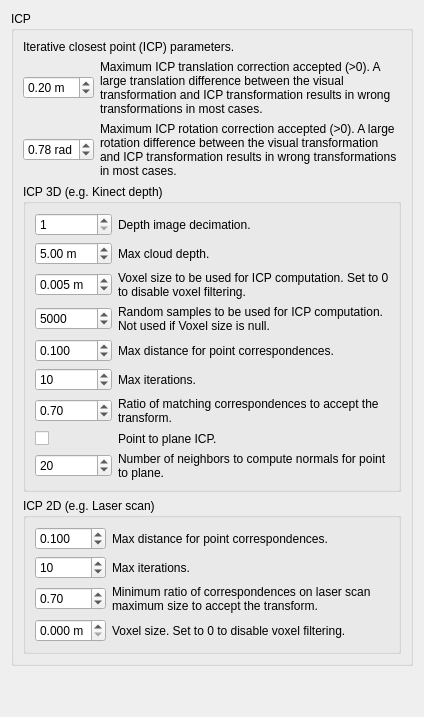
               <widget class="QWidget" name="page_27">
                <layout class="QVBoxLayout" name="verticalLayout_52">
                 <item>
                  <widget class="QGroupBox" name="groupBox_icp2">
                   <property name="title">
                    <string>ICP</string>
                   </property>
                   <layout class="QVBoxLayout" name="verticalLayout_20">
                    <item>
                     <widget class="QLabel" name="label_7">
                      <property name="text">
                       <string>Iterative closest point (ICP) parameters.</string>
                      </property>
                     </widget>
                    </item>
                    <item>
                     <layout class="QGridLayout" name="gridLayout_48" columnstretch="0,1">
                      <item row="0" column="0">
                       <widget class="QDoubleSpinBox" name="globalDetection_icpMaxTranslation">
                        <property name="suffix">
                         <string> m</string>
                        </property>
                        <property name="decimals">
                         <number>2</number>
                        </property>
                        <property name="maximum">
                         <double>1.000000000000000</double>
                        </property>
                        <property name="singleStep">
                         <double>0.010000000000000</double>
                        </property>
                        <property name="value">
                         <double>0.200000000000000</double>
                        </property>
                       </widget>
                      </item>
                      <item row="0" column="1">
                       <widget class="QLabel" name="label_51">
                        <property name="text">
                         <string>Maximum ICP translation correction accepted (&gt;0). A large translation difference between the visual transformation and ICP transformation results in wrong transformations in most cases.</string>
                        </property>
                        <property name="wordWrap">
                         <bool>true</bool>
                        </property>
                       </widget>
                      </item>
                      <item row="1" column="1">
                       <widget class="QLabel" name="label_55">
                        <property name="text">
                         <string>Maximum ICP rotation correction accepted (&gt;0). A large rotation difference between the visual transformation and ICP transformation results in wrong transformations in most cases.</string>
                        </property>
                        <property name="wordWrap">
                         <bool>true</bool>
                        </property>
                       </widget>
                      </item>
                      <item row="1" column="0">
                       <widget class="QDoubleSpinBox" name="globalDetection_icpMaxRotation">
                        <property name="suffix">
                         <string> rad</string>
                        </property>
                        <property name="decimals">
                         <number>2</number>
                        </property>
                        <property name="maximum">
                         <double>3.140000000000000</double>
                        </property>
                        <property name="singleStep">
                         <double>0.010000000000000</double>
                        </property>
                        <property name="value">
                         <double>0.780000000000000</double>
                        </property>
                       </widget>
                      </item>
                     </layout>
                    </item>
                    <item>
                     <widget class="QGroupBox" name="groupBox_loopClosure_icp3">
                      <property name="title">
                       <string>ICP 3D (e.g. Kinect depth)</string>
                      </property>
                      <layout class="QGridLayout" name="gridLayout_53" columnstretch="0,1">
                       <item row="5" column="0">
                        <widget class="QSpinBox" name="loopClosure_icpIterations">
                         <property name="minimum">
                          <number>1</number>
                         </property>
                         <property name="maximum">
                          <number>1000</number>
                         </property>
                         <property name="value">
                          <number>10</number>
                         </property>
                        </widget>
                       </item>
                       <item row="5" column="1">
                        <widget class="QLabel" name="label_124">
                         <property name="text">
                          <string>Max iterations.</string>
                         </property>
                         <property name="wordWrap">
                          <bool>true</bool>
                         </property>
                        </widget>
                       </item>
                       <item row="3" column="0">
                        <widget class="QSpinBox" name="loopClosure_icpSamples">
                         <property name="minimum">
                          <number>0</number>
                         </property>
                         <property name="maximum">
                          <number>999999</number>
                         </property>
                         <property name="singleStep">
                          <number>100</number>
                         </property>
                         <property name="value">
                          <number>5000</number>
                         </property>
                        </widget>
                       </item>
                       <item row="0" column="0">
                        <widget class="QSpinBox" name="loopClosure_icpDecimation">
                         <property name="minimum">
                          <number>1</number>
                         </property>
                         <property name="maximum">
                          <number>32</number>
                         </property>
                        </widget>
                       </item>
                       <item row="4" column="0">
                        <widget class="QDoubleSpinBox" name="loopClosure_icpMaxCorrespondenceDistance">
                         <property name="decimals">
                          <number>3</number>
                         </property>
                         <property name="minimum">
                          <double>0.010000000000000</double>
                         </property>
                         <property name="singleStep">
                          <double>0.010000000000000</double>
                         </property>
                         <property name="value">
                          <double>0.100000000000000</double>
                         </property>
                        </widget>
                       </item>
                       <item row="0" column="1">
                        <widget class="QLabel" name="label_109">
                         <property name="text">
                          <string>Depth image decimation.</string>
                         </property>
                         <property name="wordWrap">
                          <bool>true</bool>
                         </property>
                        </widget>
                       </item>
                       <item row="1" column="0">
                        <widget class="QDoubleSpinBox" name="loopClosure_icpMaxDepth">
                         <property name="suffix">
                          <string> m</string>
                         </property>
                         <property name="minimum">
                          <double>0.000000000000000</double>
                         </property>
                         <property name="value">
                          <double>5.000000000000000</double>
                         </property>
                        </widget>
                       </item>
                       <item row="1" column="1">
                        <widget class="QLabel" name="label_115">
                         <property name="text">
                          <string>Max cloud depth.</string>
                         </property>
                         <property name="wordWrap">
                          <bool>true</bool>
                         </property>
                        </widget>
                       </item>
                       <item row="2" column="0">
                        <widget class="QDoubleSpinBox" name="loopClosure_icpVoxelSize">
                         <property name="suffix">
                          <string> m</string>
                         </property>
                         <property name="decimals">
                          <number>3</number>
                         </property>
                         <property name="minimum">
                          <double>0.000000000000000</double>
                         </property>
                         <property name="singleStep">
                          <double>0.010000000000000</double>
                         </property>
                         <property name="value">
                          <double>0.005000000000000</double>
                         </property>
                        </widget>
                       </item>
                       <item row="2" column="1">
                        <widget class="QLabel" name="label_125">
                         <property name="text">
                          <string>Voxel size to be used for ICP computation. Set to 0 to disable voxel filtering.</string>
                         </property>
                         <property name="wordWrap">
                          <bool>true</bool>
                         </property>
                        </widget>
                       </item>
                       <item row="3" column="1">
                        <widget class="QLabel" name="label_118">
                         <property name="text">
                          <string>Random samples to be used for ICP computation. Not used if Voxel size is null.</string>
                         </property>
                         <property name="wordWrap">
                          <bool>true</bool>
                         </property>
                        </widget>
                       </item>
                       <item row="4" column="1">
                        <widget class="QLabel" name="label_122">
                         <property name="text">
                          <string>Max distance for point correspondences.</string>
                         </property>
                         <property name="wordWrap">
                          <bool>true</bool>
                         </property>
                        </widget>
                       </item>
                       <item row="6" column="0">
                        <widget class="QDoubleSpinBox" name="loopClosure_icpRatio">
                         <property name="minimum">
                          <double>0.000000000000000</double>
                         </property>
                         <property name="maximum">
                          <double>1.000000000000000</double>
                         </property>
                         <property name="singleStep">
                          <double>0.010000000000000</double>
                         </property>
                         <property name="value">
                          <double>0.700000000000000</double>
                         </property>
                        </widget>
                       </item>
                       <item row="6" column="1">
                        <widget class="QLabel" name="label_133">
                         <property name="text">
                          <string>Ratio of matching correspondences to accept the transform.</string>
                         </property>
                         <property name="wordWrap">
                          <bool>true</bool>
                         </property>
                        </widget>
                       </item>
                       <item row="7" column="0">
                        <widget class="QCheckBox" name="loopClosure_icpPointToPlane">
                         <property name="text">
                          <string/>
                         </property>
                        </widget>
                       </item>
                       <item row="7" column="1">
                        <widget class="QLabel" name="label_144">
                         <property name="text">
                          <string>Point to plane ICP.</string>
                         </property>
                         <property name="wordWrap">
                          <bool>true</bool>
                         </property>
                        </widget>
                       </item>
                       <item row="8" column="0">
                        <widget class="QSpinBox" name="loopClosure_icpPointToPlaneNormals">
                         <property name="minimum">
                          <number>1</number>
                         </property>
                         <property name="maximum">
                          <number>1000</number>
                         </property>
                         <property name="value">
                          <number>20</number>
                         </property>
                        </widget>
                       </item>
                       <item row="8" column="1">
                        <widget class="QLabel" name="label_212">
                         <property name="text">
                          <string>Number of neighbors to compute normals for point to plane.</string>
                         </property>
                         <property name="wordWrap">
                          <bool>true</bool>
                         </property>
                        </widget>
                       </item>
                      </layout>
                     </widget>
                    </item>
                    <item>
                     <widget class="QGroupBox" name="groupBox_loopClosure_icp2">
                      <property name="title">
                       <string>ICP 2D (e.g. Laser scan)</string>
                      </property>
                      <layout class="QGridLayout" name="gridLayout_52" columnstretch="0,1">
                       <item row="0" column="0">
                        <widget class="QDoubleSpinBox" name="loopClosure_icp2MaxCorrespondenceDistance">
                         <property name="decimals">
                          <number>3</number>
                         </property>
                         <property name="minimum">
                          <double>0.010000000000000</double>
                         </property>
                         <property name="singleStep">
                          <double>0.010000000000000</double>
                         </property>
                         <property name="value">
                          <double>0.100000000000000</double>
                         </property>
                        </widget>
                       </item>
                       <item row="0" column="1">
                        <widget class="QLabel" name="label_138">
                         <property name="text">
                          <string>Max distance for point correspondences.</string>
                         </property>
                         <property name="wordWrap">
                          <bool>true</bool>
                         </property>
                        </widget>
                       </item>
                       <item row="1" column="0">
                        <widget class="QSpinBox" name="loopClosure_icp2Iterations">
                         <property name="minimum">
                          <number>1</number>
                         </property>
                         <property name="maximum">
                          <number>1000</number>
                         </property>
                         <property name="value">
                          <number>10</number>
                         </property>
                        </widget>
                       </item>
                       <item row="1" column="1">
                        <widget class="QLabel" name="label_139">
                         <property name="text">
                          <string>Max iterations.</string>
                         </property>
                         <property name="wordWrap">
                          <bool>true</bool>
                         </property>
                        </widget>
                       </item>
                       <item row="2" column="0">
                        <widget class="QDoubleSpinBox" name="loopClosure_icp2Ratio">
                         <property name="minimum">
                          <double>0.000000000000000</double>
                         </property>
                         <property name="maximum">
                          <double>1.000000000000000</double>
                         </property>
                         <property name="singleStep">
                          <double>0.010000000000000</double>
                         </property>
                         <property name="value">
                          <double>0.700000000000000</double>
                         </property>
                        </widget>
                       </item>
                       <item row="2" column="1">
                        <widget class="QLabel" name="label_148">
                         <property name="text">
                          <string>Minimum ratio of correspondences on laser scan maximum size to accept the transform.</string>
                         </property>
                         <property name="wordWrap">
                          <bool>true</bool>
                         </property>
                        </widget>
                       </item>
                       <item row="3" column="0">
                        <widget class="QDoubleSpinBox" name="loopClosure_icp2Voxel">
                         <property name="suffix">
                          <string> m</string>
                         </property>
                         <property name="decimals">
                          <number>3</number>
                         </property>
                         <property name="minimum">
                          <double>0.000000000000000</double>
                         </property>
                         <property name="maximum">
                          <double>0.100000000000000</double>
                         </property>
                         <property name="singleStep">
                          <double>0.001000000000000</double>
                         </property>
                         <property name="value">
                          <double>0.000000000000000</double>
                         </property>
                        </widget>
                       </item>
                       <item row="3" column="1">
                        <widget class="QLabel" name="label_150">
                         <property name="text">
                          <string>Voxel size. Set to 0 to disable voxel filtering.</string>
                         </property>
                         <property name="wordWrap">
                          <bool>true</bool>
                         </property>
                        </widget>
                       </item>
                      </layout>
                     </widget>
                    </item>
                   </layout>
                  </widget>
                 </item>
                 <item>
                  <spacer name="verticalSpacer_21">
                   <property name="orientation">
                    <enum>Qt::Vertical</enum>
                   </property>
                   <property name="sizeHint" stdset="0">
                    <size>
                     <width>20</width>
                     <height>40</height>
                    </size>
                   </property>
                  </spacer>
                 </item>
                </layout>
               </widget>
